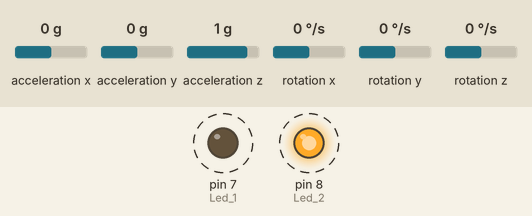
A sketch run on a simulated Arduino Uno, built with avr-gcc and run on an emulated ATmega328P. Parts: output pins drawn as LEDs (lit = HIGH). Dashed ring = blinking. Inputs (shaded band) come from the test bench; at power-on: acceleration x 0 g, acceleration y 0 g, acceleration z 1 g, rotation x 0 °/s, rotation y 0 °/s, rotation z 0 °/s. What the sketch prints to the serial monitor is not drawn.

Above: at 3.05 s.
Timing chart, 0 to 6.0 s (numbered marks = the images above):
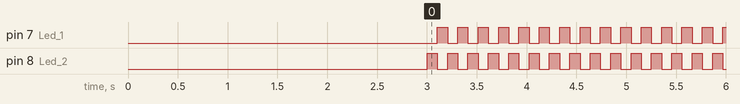

The sketch:

Arduino_uno.ino
```cpp
/*
|**********************************************************************
* Project           : Laboratories of Industrial Electronics and Sensors
*                     Semestral project: Robot car
*
* Program name      : Arduino_uno.ino
*
* Author            : Vojtech Kozel (kozelvo1)
*
* Date created      : 20200420
*
* Purpose           : Gyro board code.
*
* Revision History  :
*
* Date        Author      Rev    Revision (Date in YYYYMMDD format)
* 20200420    kozelvo1    1      Foundation of the project.
* 20200422    kozelvo1    2      Programming style changes.
*
|**********************************************************************
*/


#include <Wire.h>
#include <MPU6050_tockn.h>

#define Led_1 7
#define Led_2 8

MPU6050 mpu6050(Wire);

float actualAngle;
bool ledMode = true;

void setup() {
  /* Setup communication, processor pins and variables. */
  Serial.begin(9600);
  Wire.begin();
  mpu6050.begin();
  mpu6050.calcGyroOffsets(true);

  pinMode(Led_1, OUTPUT);
  pinMode(Led_2, OUTPUT);

  actualAngle = 0;
  Serial.print('#');
}

void loop() {
  /* Main loop. */

  // Gyro Z-ax angle.
  mpu6050.update();
  actualAngle = mpu6050.getAngleZ();
  Serial.print(actualAngle);
  Serial.print('#');

  // Hello blinking.
  if (ledMode) {
    digitalWrite(Led_2, HIGH);
    digitalWrite(Led_1, LOW);
  }
  else {
    digitalWrite(Led_1, HIGH);
    digitalWrite(Led_2, LOW);
  }
  ledMode = !ledMode;

  delay(100);
}
```

Measured:
- by itself, pin 7 (Led_1), pin 8 (Led_2): alternates HIGH for 0.10 s and LOW for 0.10 s
